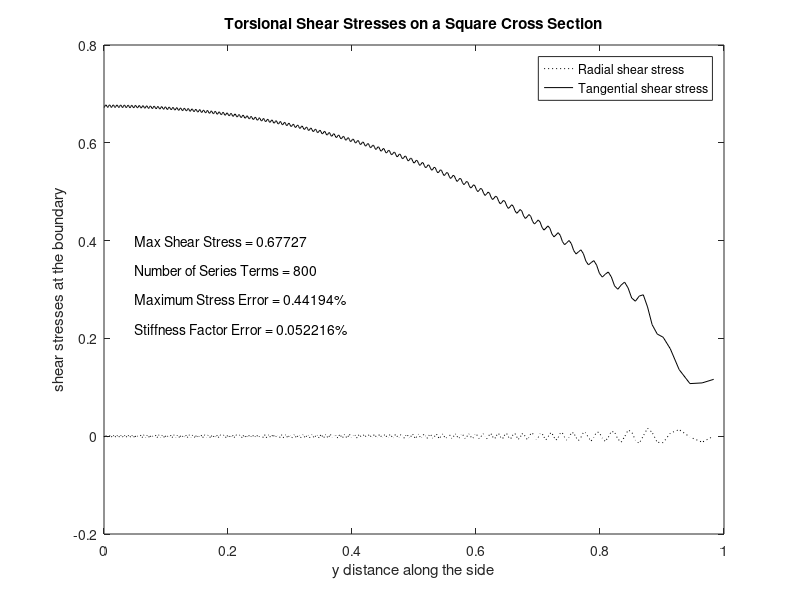

The MATLAB source for this figure:
function runtors(ntrms)      
% Example: runtors(ntrms)
% ~~~~~~~~~~~~~~~~
%
% Example showing torsional stress computation
% for a beam of square cross section using
% conformal mapping and a complex stress 
% function.
%
% ntrms - number of series terms used to
%         represent abs(w(zeta))^2
%
% User m functions called: torstres, mapsqr

% Generate zeta values defining half of a side
theta=linspace(0,pi/4,501); zeta=exp(i*theta);
if nargin==0, ntrms=800; end

% Compute stresses using an approximate rational
% function mapping function for the square
[tr,ta,z,c,C]= ...
  torstres('mapsqr',zeta,ntrms,4*1024);

% Results from the exact solution
n=1:2:13; 
tmexact=1-8/pi^2*sum(1./(n.^2.*cosh(n*pi/2)));
err=abs(ta(1)/2-tmexact)*100/tmexact;
stfexct=16/3-1024/pi^5*sum(tanh(pi/2*n)./n.^5);
stfaprx=8/3-pi*sum((1:ntrms)'.* ...
        abs(C(2:ntrms+1)).^2);
ster=100*abs(stfaprx-stfexct)/stfexct;

% Plot circumferential and normal stresses at 
% the boundary
th=180/pi*theta; 
close; plot(imag(z),tr/2,'k:',imag(z),ta/2,'k-')
xlabel('y distance along the side');
ylabel('shear stresses at the boundary'); 
title(['Torsional Shear Stresses on a ', ...
       'Square Cross Section']);
text(.05,.40, ...
  ['Max Shear Stress = ',num2str(max(ta)/2)]);
text(.05,.34, ...
  ['Number of Series Terms = ',num2str(ntrms)]);
text(.05,.28, ...
  ['Maximum Stress Error = ',num2str(err),'%']);
text(.05,.22,['Stiffness Factor Error = ', ...
  num2str(ster),'%']);
legend('Radial shear stress',...
  'Tangential shear stress');
figure(gcf);
%disp('Use mouse to locate legend block');
%disp('Press [Enter] when finished'); 
%print -deps torsion

%=============================================

function [trho,talpha,z,c,C]= ...
                torstres(mapfun,zeta,ntrms,nft)
%
% [trho,talpha,z,c,C]= ...
%               torstres(mapfun,zeta,ntrms,nft)
% ~~~~~~~~~~~~~~~~~~~~~~~~~~~~~~~~~~~~~~~~~~~~~
%
% This function computes torsional stresses in 
% a beam such that abs(zeta)<=1 is mapped onto 
% the beam cross section by a function named 
% mapfun.
%
% mapfun - a character string giving the name 
%          of the mapping function
% zeta   - values in the zeta plane 
%          corresponding to which torsional 
%          stresses are computed
% ntrms  - the number of terms used in the 
%          series expansion of the mapping 
%          function
% nft    - the number of function values 
%          employed to compute Fourier 
%          coefficients of the complex stress 
%          function
%
% trho   - torsional stresses in directions 
%          normal to the lines into which 
%          abs(zeta)=const map. These values 
%          should be zero at the boundary 
%          corresponding to abs(zeta)=1.
% talpha - torsional stresses in directions 
%          tangent to the curves into which 
%          abs(zeta)=const map. The maximum 
%          value of shear stress always occurs 
%          at some point on the boundary defined 
%          by abs(zeta)=1.
% z      - values of z where stresses are 
%          computed
% c      - coefficients in the series expansion 
%          of the complex stress function
% C      - complex Fourier coefficients of 
%          z.*conj(z) on the boundary of the 
%          beam cross section
%
% User m functions called:  none
%----------------------------------------------
      
if nargin<4, nft=4096; end; 
if nargin<3, ntrms=800; end

% Compute boundary values of the mapping 
% function needed to construct the complex 
% stress function
zetab=exp(i*linspace(0,2*pi*(nft-1)/nft,nft));
zb=feval(mapfun,zetab); zb=zb(:);

% Evaluate z and z'(zeta) at other 
% desired points
[z,zp]=feval(mapfun,zeta);

% Compute Fourier coefficients for the complex 
% stress function and its derivative
C=fft(zb.*conj(zb))/nft; 
c=i*C(2:ntrms+1).*(1:ntrms)';
fp=polyval(flipud(c),zeta);

% Evaluate stresses relative to the curvilinear 
% coordinate system 
tcplx=zeta./abs(zeta.*zp).*(fp-i*conj(z).*zp);

% trho is the radial shear stress that should 
% vanish at the boundary
trho=real(tcplx);

% talpha is the circumferential stress which 
% gives the maximum stress of interest at the 
% boundary
talpha=-imag(tcplx);

%=============================================

function [z,zp]=mapsqr(zeta); 
%
% [z,zp]=mapsqr(zeta)
% ~~~~~~~~~~~~~~~~~~~
%
% This function maps the interior of a circle
% onto the interior of a square using a rational 
% function of the approximate form:
%
% z(zeta)=zeta*Sum(a(j)* ...
%         zeta4^(j-1)/(1+Sum(b(j)*zeta4^(j-1))
%
% where zeta4=zeta^4
%
% zeta - matrix of complex values such that 
%        abs(zeta)<=1
% z,zp - matrices of values of the mapping 
%        function and its first derivative
%
% User m functions called:  none
%----------------------------------------------

a=[ 1.07835,  1.37751, -0.02642, -0.09129, ...
    0.13460, -0.15763,  0.07430,  0.14858, ...
    0.01878, -0.00354 ]'; 
b=[ 1.37743,  0.07157, -0.11085,  0.12778, ...
   -0.13750,  0.05313,  0.14931,  0.02683, ...
   -0.00350, -0.000120 ]';

% Evaluate the mapping function
zeta4=zeta.^4; p=zeta.*polyval(flipud(a),zeta4);
q=polyval(flipud([1;b]),zeta4); z=p./q;

% Exit if the derivative of z is not needed
if nargout==1, return, end

% evaluate z'(zeta)
na=length(a); nb=length(b);
pp=polyval(flipud((4*(1:na)'-3).*a),zeta4);
qp=4*zeta.^3.*polyval(flipud((1:nb)'.*b),zeta4);
zp=(q.*pp-p.*qp)./q.^2; 
